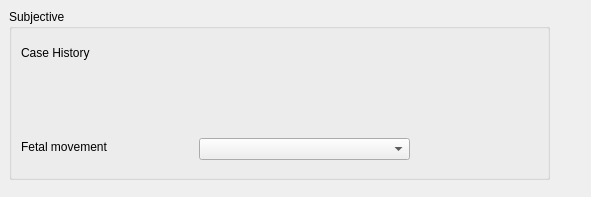
<?xml version="1.0" encoding="UTF-8"?>
<ui version="4.0">
 <class>BaseWidgets::Internal::BaseFormWidget</class>
 <widget class="QWidget" name="BaseWidgets::Internal::BaseFormWidget">
  <property name="geometry">
   <rect>
    <x>0</x>
    <y>0</y>
    <width>591</width>
    <height>197</height>
   </rect>
  </property>
  <property name="windowTitle">
   <string/>
  </property>
  <widget class="QGroupBox" name="subjectiveGroup">
   <property name="geometry">
    <rect>
     <x>9</x>
     <y>9</y>
     <width>541</width>
     <height>171</height>
    </rect>
   </property>
   <property name="title">
    <string>Subjective</string>
   </property>
   <widget class="QLabel" name="label">
    <property name="geometry">
     <rect>
      <x>12</x>
      <y>29</y>
      <width>130</width>
      <height>30</height>
     </rect>
    </property>
    <property name="minimumSize">
     <size>
      <width>0</width>
      <height>14</height>
     </size>
    </property>
    <property name="text">
     <string>Case History</string>
    </property>
   </widget>
   <widget class="QWidget" name="formLayoutWidget">
    <property name="geometry">
     <rect>
      <x>9</x>
      <y>60</y>
      <width>531</width>
      <height>61</height>
     </rect>
    </property>
    <layout class="QFormLayout" name="formLayout"/>
   </widget>
   <widget class="QComboBox" name="comboBox">
    <property name="geometry">
     <rect>
      <x>190</x>
      <y>129</y>
      <width>211</width>
      <height>22</height>
     </rect>
    </property>
   </widget>
   <widget class="QLabel" name="label_2">
    <property name="geometry">
     <rect>
      <x>12</x>
      <y>130</y>
      <width>150</width>
      <height>16</height>
     </rect>
    </property>
    <property name="text">
     <string>Fetal movement</string>
    </property>
   </widget>
  </widget>
 </widget>
 <resources/>
 <connections/>
</ui>
